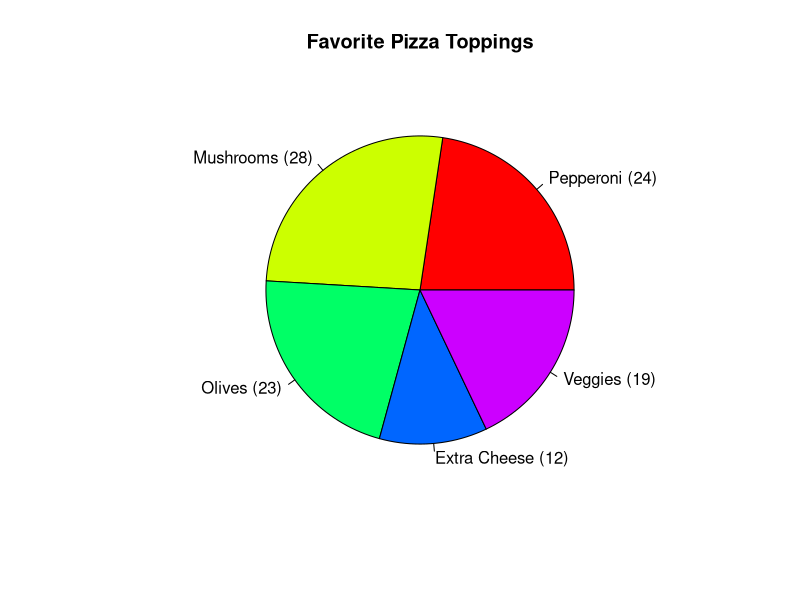

Here is the R script that generated this plot:
## ---- chunk 1
#| label: fig-pizza
#| echo: false
#| fig-cap: Favorite pizza toppings
set.seed(123)
toppings <- c("Pepperoni", "Mushrooms", "Olives", "Extra Cheese", "Veggies")
counts  <- sample(10:30, length(toppings), replace = TRUE)

# Basic pie chart (base R)
pie(counts,
    labels = paste0(toppings, " (", counts, ")"),
    col = rainbow(length(toppings)),
    main = "Favorite Pizza Toppings")
